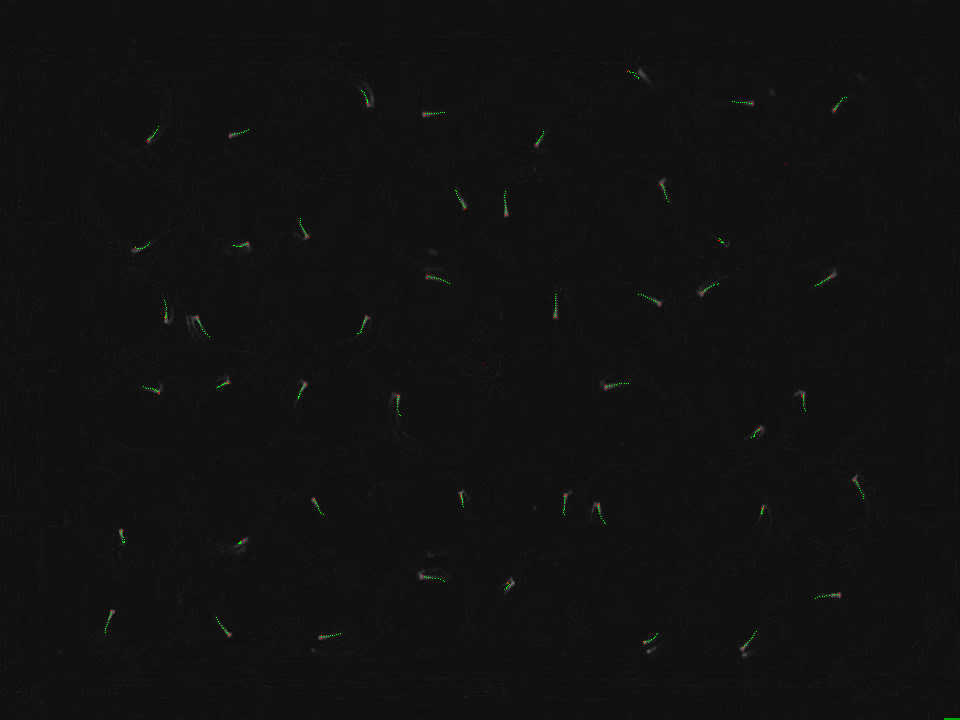
#> input picture result.png, 960 x 720 px, found by its file name
$ python drawCircle.py
#> lines starting #> are read from the running program, lines starting #| are printed output that depends on the picture; after the words box and inside, x2 and y2 are one past the last pixel; in counts of white or black regions, pixels touching at a corner belong together
import numpy as np
import cv2 as cv
import imageio

grid = np.load('grid.npy')
#> (reads inputs/grid.npy from the repository)
result = imageio.imread('result.png')
#> result is the input picture: shape (720, 960, 3); mean R, G, B 17.3, 17.5, 17.3
result = np.asarray(result)
#result = np.swapaxes(result, 0, 2)
temp = np.copy(result)
result[..., 0] = result[..., 2]
#> result: shape (720, 960, 3); 0.01% of pixels changed, all inside (x1, y1, x2, y2) = (111, 70, 856, 650)
result[..., 2] = temp[..., 0]
#> result: shape (720, 960, 3); mean B, G, R 17.3, 17.5, 17.3


for circ in grid:
    center = (int(circ[0]),int(circ[1]) )
    radius = int(circ[2])

    sX = center[0] - radius
    bX = center[0] + radius
    sY = center[1] - radius
    bY = center[1] + radius
    cutOut = result[sY:bY + 1, sX:bX + 1]
    print(cutOut.shape)
#> this loop made 48 passes
#> pass 1, `cutOut = result[sY:bY + 1, sX:bX + 1]`:
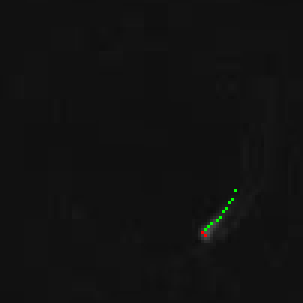
#> cutOut: shape (101, 101, 3) (shown 3 times larger); mean B, G, R 17.4, 17.7, 17.5

    #cv.imwrite('test.png',cutOut)
    #cv.circle( result, center, radius, (255, 0, 255), 3)
